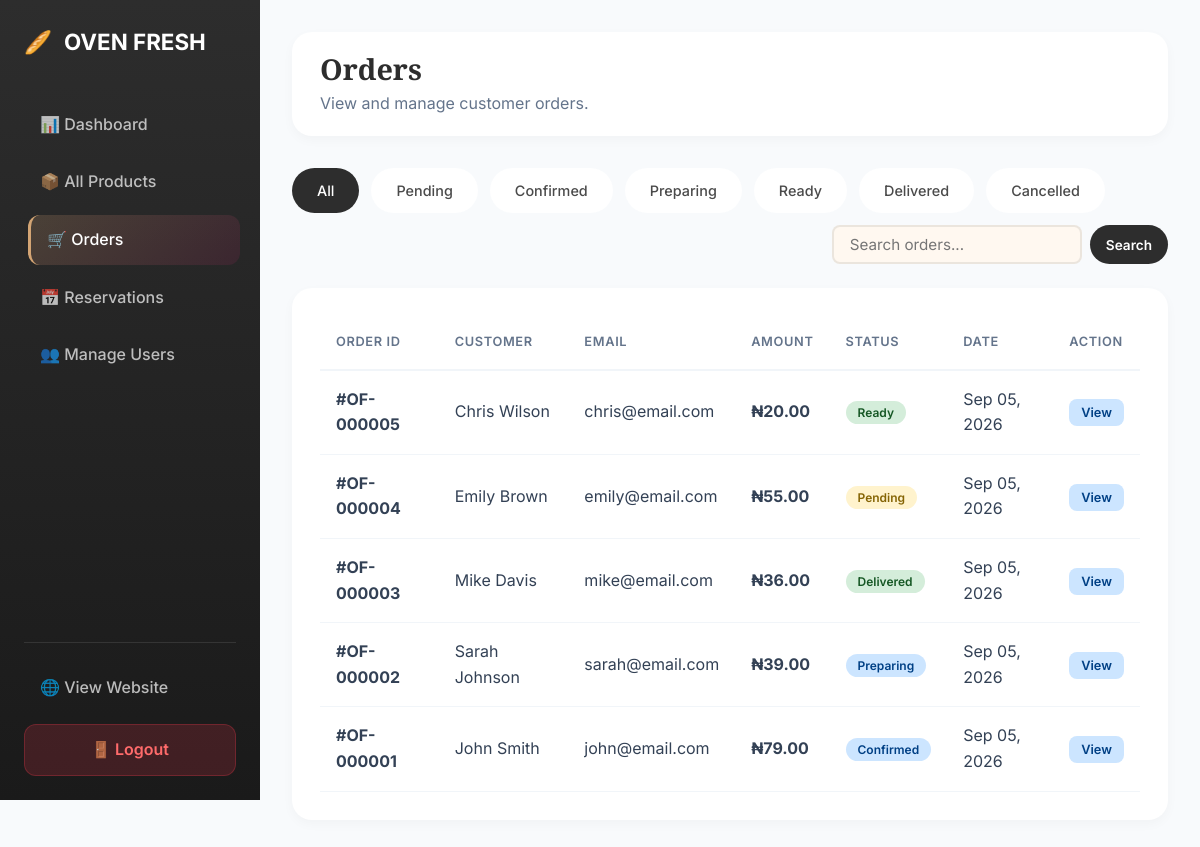
Page /panel/orders/ (signed in) on the committed database.
### shop/models.py (models this page shows, shortened)
class Order(models.Model):
    STATUS_CHOICES = [
        ('pending', 'Pending'),
        ('confirmed', 'Confirmed'),
        ('preparing', 'Preparing'),
        ('ready', 'Ready'),
        ('delivered', 'Delivered'),
        ('cancelled', 'Cancelled'),
    ]
    PAYMENT_CHOICES = [
        ('transfer', 'Bank Transfer'),
        ('debit', 'Debit Card'),
    ]
    name = models.CharField(max_length=200)
    email = models.EmailField()
    phone = models.CharField(max_length=20)
    address = models.TextField()
    payment_method = models.CharField(max_length=20, choices=PAYMENT_CHOICES, default='card')
    total_amount = models.DecimalField(max_digits=10, decimal_places=2)
    status = models.CharField(max_length=20, choices=STATUS_CHOICES, default='pending')
    notes = models.TextField(blank=True)
    created_at = models.DateTimeField(auto_now_add=True)
    class Meta:
        ordering = ['-created_at']
    @property
    def order_number(self):
        return f"OF-{str(self.id).zfill(6)}"

### shop/views.py (the view)
    def wrapper(request, *args, **kwargs):
        if not request.user.is_authenticated:
            return redirect('login')
        is_main_admin = request.user.is_superuser or request.user.groups.filter(name='Main Admin').exists()
        is_manager = request.user.groups.filter(name='Manager').exists()
        if not (is_main_admin or is_manager):
            messages.error(request, "Access denied.")
            return redirect('home')
        return view_func(request, *args, **kwargs)

### shop/context_processors.py (called while the page is built)
def cart_context(request):
    cart = Cart(request)
    is_admin_user = False
    if request.user.is_authenticated:
        is_admin_user = request.user.is_superuser or request.user.groups.filter(name__in=['Main Admin', 'Manager']).exists()
    return {
        'cart': cart,
        'cart_count': len(cart),
        'cart_total': cart.get_total_price(),
        'is_admin_user': is_admin_user,
    }

    def __len__(self):
        return sum(item['quantity'] for item in self.cart.values())

    def get_total_price(self):
        return sum(Decimal(item['price']) * item['quantity'] for item in self.cart.values())

### shop/views.py (called while the page is built)
def admin_required(view_func):
    def wrapper(request, *args, **kwargs):
        if not request.user.is_authenticated:
            return redirect('login')
        is_main_admin = request.user.is_superuser or request.user.groups.filter(name='Main Admin').exists()
        is_manager = request.user.groups.filter(name='Manager').exists()
        if not (is_main_admin or is_manager):
            messages.error(request, "Access denied.")
            return redirect('home')
        return view_func(request, *args, **kwargs)
    return wrapper

@admin_required
def admin_orders(request):
    orders = Order.objects.all()
    status_filter = request.GET.get('status', '')
    search = request.GET.get('q', '')
    if status_filter:
        orders = orders.filter(status=status_filter)
    if search:
        orders = orders.filter(Q(name__icontains=search) | Q(email__icontains=search) | Q(id__icontains=search))
    context = {
        'orders': orders,
        'status_filter': status_filter,
        'search': search,
        'status_choices': Order.STATUS_CHOICES,
        'is_main_admin': request.user.is_superuser or request.user.groups.filter(name='Main Admin').exists(),
        'is_manager': request.user.groups.filter(name='Manager').exists(),
    }
    return render(request, 'admin_orders.html', context)

### shop/templates/admin_orders.html (shortened to what this page needs)
{% load static %}
<!DOCTYPE html>
<html lang="en">
<head>
    <link rel="stylesheet" href="{% static 'css/style.css' %}">
</head>
<body class="dashboard-body">
    <div class="dashboard-layout">
        <aside class="sidebar">
            <div class="sidebar-logo"><span>🥖</span> OVEN FRESH</div>
            <ul class="sidebar-menu">
                <li><a href="{% url 'dashboard' %}">📊 Dashboard</a></li>
                <li><a href="{% url 'admin_products' %}">📦 All Products</a></li>
                <li><a href="{% url 'admin_orders' %}" class="active">🛒 Orders</a></li>
                <li><a href="{% url 'admin_reservations' %}">📅 Reservations</a></li>
                {% if is_main_admin %}
                <li><a href="{% url 'admin_users' %}">👥 Manage Users</a></li>
                {% endif %}
            </ul>
            <div class="sidebar-footer">
                <a href="{% url 'home' %}" class="sidebar-link" target="_blank">🌐 View Website</a>
                <a href="{% url 'logout' %}" class="logout-btn" style="text-decoration:none;display:block;text-align:center;margin-top:12px;">🚪 Logout</a>
            </div>
        </aside>
        <main class="main-content">
            <div class="top-bar">
                <div>
                    <h1>Orders</h1>
                    <p style="color:#64748b;margin-top:4px;">View and manage customer orders.</p>
                </div>
            </div>
            <div style="display:flex;gap:12px;margin-bottom:24px;flex-wrap:wrap;">
                <a href="{% url 'admin_orders' %}" class="filter-btn" style="{% if not status_filter %}background:#2D2D2D;color:white;{% endif %}">All</a>
                {% for value, label in status_choices %}
                <a href="{% url 'admin_orders' %}?status={{ value }}" class="filter-btn" style="">{{ label }}</a>
                {% endfor %}
                <form method="get" style="display:flex;gap:8px;margin-left:auto;">
                    <input type="text" name="q" value="{{ search }}" placeholder="Search orders..." class="form-input" style="width:250px;padding:8px 16px;">
                    <button type="submit" class="add-btn" style="padding:8px 16px;">Search</button>
                </form>
            </div>
            <div class="data-table-container">
                <table class="data-table">
                    <thead>
                        <tr>
                            <th>Order ID</th>
                            <th>Customer</th>
                            <th>Email</th>
                            <th>Amount</th>
                            <th>Status</th>
                            <th>Date</th>
                            <th>Action</th>
                        </tr>
                    </thead>
                    <tbody>
                        {% for order in orders %}
                        <tr>
                            <td><strong>#{{ order.order_number }}</strong></td>
                            <td>{{ order.name }}</td>
                            <td>{{ order.email }}</td>
                            <td><strong>₦{{ order.total_amount|floatformat:2 }}</strong></td>
                            <td>
                                <span class="status-pill status-{{ order.status }}">
                                    {{ order.get_status_display }}
                                </span>
                            </td>
                            <td>{{ order.created_at|date:"M d, Y" }}</td>
                            <td>
                                <a href="{% url 'admin_order_detail' order.pk %}" style="padding:6px 12px;background:#CCE5FF;color:#004085;border-radius:8px;font-size:0.8rem;font-weight:600;text-decoration:none;">View</a>
                            </td>
                        </tr>
                        {% empty %}
                        <tr>
                            <td colspan="7" style="text-align:center;padding:60px;color:#64748b;">
                                No orders found.
                            </td>
                        </tr>
                        {% endfor %}
                    </tbody>
                </table>
            </div>
        </main>
    </div>
</body>
</html>

### shop/static/css/style.css (style rules this page uses)
* { margin: 0; padding: 0; box-sizing: border-box; }
:root { --cream: #FFF8F0; --cream-dark: #F5E6D3; --dark: #2D2D2D; --dark-soft: #4A4A4A; --bakery-gold: #D4A574; --bakery-gold-dark: #B8864F; --bakery-light: #F5E6D3; --restaurant-burgundy: #8B2252; --restaurant-burgundy-dark: #6B1A3F; --restaurant-rose: #E8A5A5; --restaurant-light: #F5E0E0; --success: #4CAF50; --shadow-sm: 0 2px 8px rgba(0,0,0,0.06); --shadow-md: 0 8px 24px rgba(0,0,0,0.1); --shadow-lg: 0 20px 60px rgba(0,0,0,0.15); --radius-sm: 8px; --radius-md: 16px; --radius-lg: 24px; --radius-xl: 32px; }
body { font-family: 'Inter', -apple-system, BlinkMacSystemFont, sans-serif; background: var(--cream); color: var(--dark); line-height: 1.6; overflow-x: hidden; }
h1, h2, h3, h4 { font-family: 'Playfair Display', serif; font-weight: 700; line-height: 1.2; }
a { text-decoration: none; color: inherit; }
.add-btn { display: inline-flex; align-items: center; gap: 4px; padding: 8px 16px; background: var(--dark); color: white; border: none; border-radius: 999px; font-size: 0.85rem; font-weight: 600; cursor: pointer; transition: all 0.3s; font-family: inherit; }
.filter-btn { padding: 10px 24px; background: white; color: var(--dark-soft); border-radius: 999px; font-size: 0.9rem; font-weight: 500; transition: all 0.3s; border: 1px solid transparent; }
.form-input, .form-group input, .form-group select, .form-group textarea { width: 100%; padding: 12px 16px; border: 2px solid rgba(0,0,0,0.08); border-radius: var(--radius-sm); font-size: 0.95rem; font-family: inherit; background: var(--cream); transition: all 0.3s; }
.status-pending { background: #FFF3CD; color: #856404; }
.status-confirmed { background: #CCE5FF; color: #004085; }
.status-preparing { background: #FFE5CC; color: #A0522D; }
.status-ready { background: #D4EDDA; color: #155724; }
.status-delivered { background: #D4EDDA; color: #155724; }
.dashboard-body { background: #f8fafc; margin: 0; }
.dashboard-layout { display: flex; min-height: 100vh; }
.sidebar { width: 260px; background: linear-gradient(180deg, #2D2D2D 0%, #1a1a1a 100%); color: white; padding: 24px; display: flex; flex-direction: column; position: fixed; height: 100vh; z-index: 50; }
.sidebar-logo { font-size: 1.4rem; font-weight: 700; margin-bottom: 40px; display: flex; align-items: center; gap: 12px; }
.sidebar-menu { list-style: none; flex: 1; padding: 0; }
.sidebar-menu li { margin-bottom: 8px; }
.sidebar-menu a, .sidebar-link { display: flex; align-items: center; gap: 12px; padding: 12px 16px; color: rgba(255,255,255,0.7); text-decoration: none; border-radius: 12px; transition: all 0.3s ease; font-weight: 500; }
.sidebar-menu a:hover, .sidebar-menu a.active { background: rgba(255,255,255,0.1); color: white; transform: translateX(4px); }
.sidebar-menu a.active { background: linear-gradient(135deg, rgba(212, 165, 116, 0.2), rgba(139, 34, 82, 0.2)); border-left: 3px solid #D4A574; }
.sidebar-footer { margin-top: auto; padding-top: 20px; border-top: 1px solid rgba(255,255,255,0.1); }
.logout-btn { width: 100%; padding: 12px; background: rgba(220, 53, 69, 0.2); color: #ff6b6b; border: 1px solid rgba(220, 53, 69, 0.3); border-radius: 12px; cursor: pointer; font-weight: 600; transition: all 0.3s; margin-top: 12px; }
.main-content { flex: 1; margin-left: 260px; padding: 32px; }
.top-bar { display: flex; justify-content: space-between; align-items: center; background: white; padding: 20px 28px; border-radius: 20px; box-shadow: 0 4px 12px rgba(0,0,0,0.03); margin-bottom: 32px; }
.top-bar h1 { margin: 0; font-family: 'Playfair Display', serif; font-size: 1.8rem; }
.data-table-container { background: white; border-radius: 20px; padding: 28px; box-shadow: 0 4px 12px rgba(0,0,0,0.03); animation: fadeInUp 0.8s ease backwards; overflow-x: auto; }
.data-table { width: 100%; border-collapse: collapse; min-width: 600px; }
.data-table th { text-align: left; padding: 16px; color: #64748b; font-size: 0.8rem; text-transform: uppercase; letter-spacing: 0.05em; border-bottom: 2px solid #f1f5f9; font-weight: 600; }
.data-table td { padding: 16px; border-bottom: 1px solid #f1f5f9; color: #334155; }
.status-pill { padding: 4px 12px; border-radius: 999px; font-size: 0.75rem; font-weight: 600; text-transform: capitalize; }
.status-confirmed, .status-preparing { background: #CCE5FF; color: #004085; }
.status-ready, .status-delivered { background: #D4EDDA; color: #155724; }

### rows in the picture
Order: order_number "OF-000005", name "Chris Wilson", email "chris@email.com", total_amount "20.00", status "Ready", created_at "Sep 05, 2026"
Order: order_number "OF-000004", name "Emily Brown", email "emily@email.com", total_amount "55.00", status "Pending", created_at "Sep 05, 2026"
Order: order_number "OF-000003", name "Mike Davis", email "mike@email.com", total_amount "36.00", status "Delivered", created_at "Sep 05, 2026"
Order: order_number "OF-000002", name "Sarah Johnson", email "sarah@email.com", total_amount "39.00", status "Preparing", created_at "Sep 05, 2026"
Order: order_number "OF-000001", name "John Smith", email "john@email.com", total_amount "79.00", status "Confirmed", created_at "Sep 05, 2026"

### other values in the picture
{{ label }} "Pending" "Confirmed" "Preparing" "Ready" "Delivered" "Cancelled"
